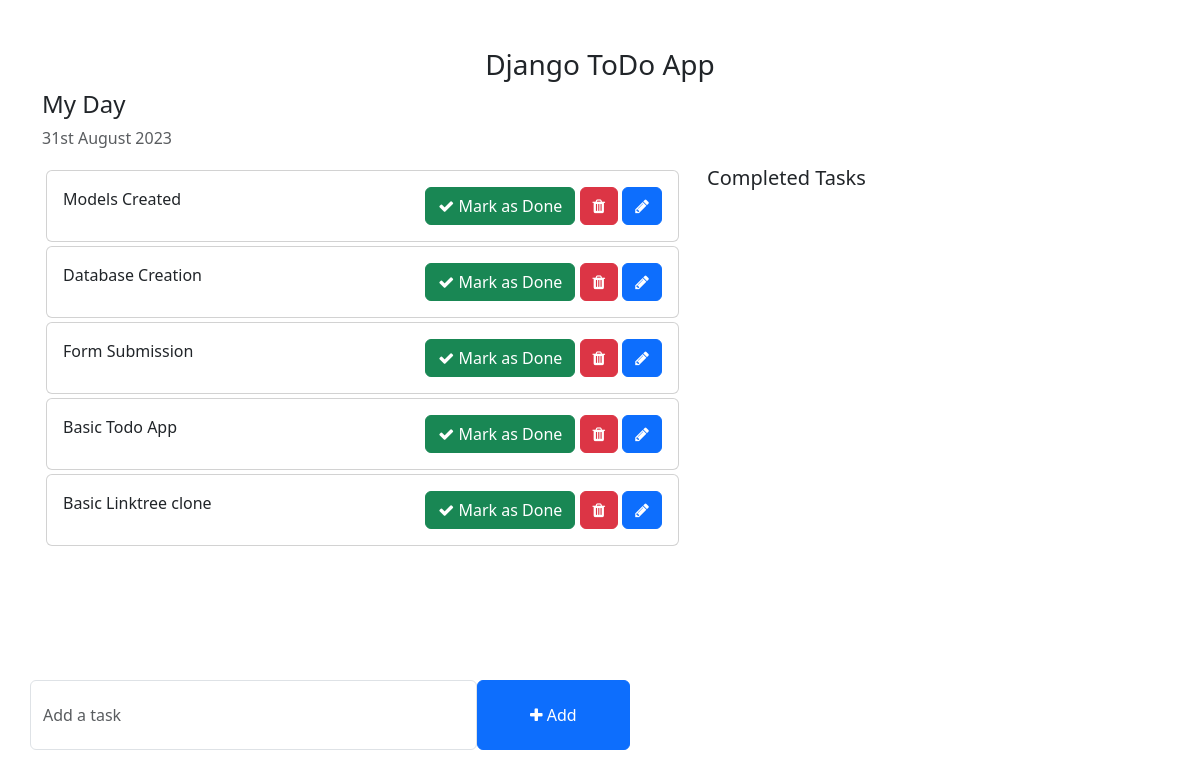
The app's page /, older data.
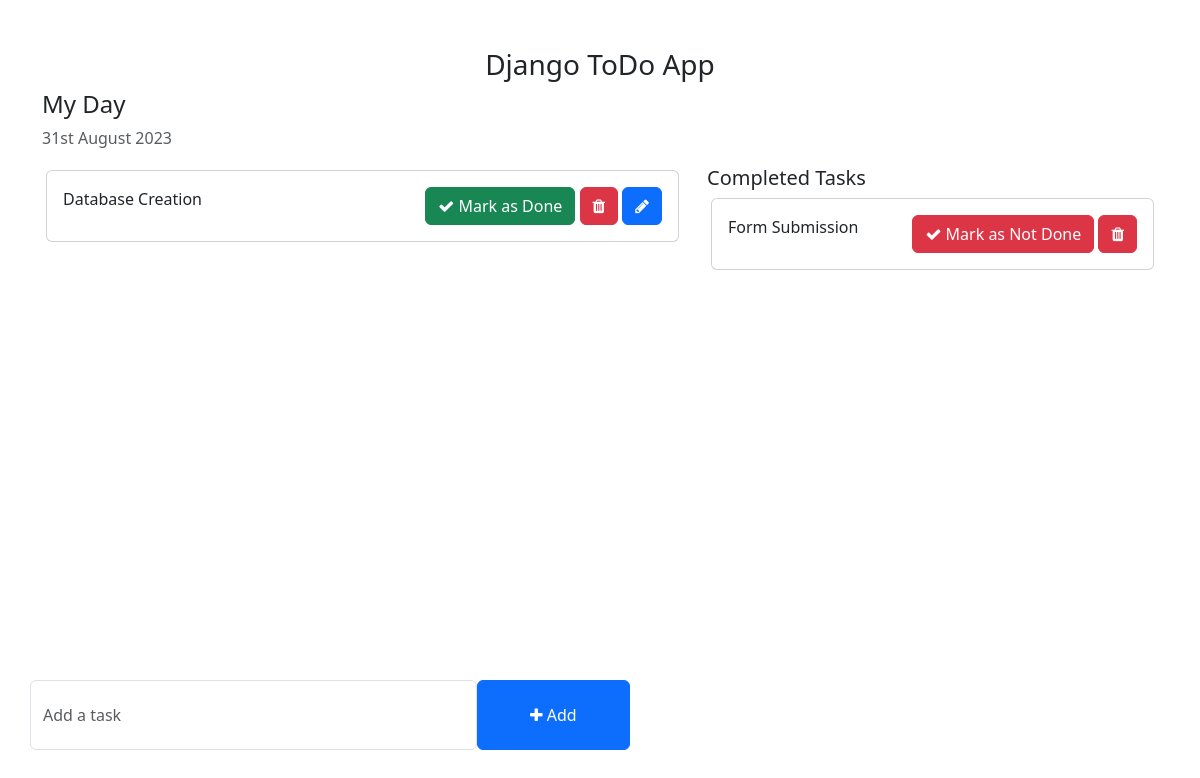
The same page, newer data.
### Task/models.py (models this page shows, shortened)
class Task(models.Model):
    Task=models.CharField(max_length=250)
    Is_Completed=models.BooleanField(default=False)
    Created_Date=models.DateField(auto_now_add=True)
    Modified_Date=models.DateField(auto_now=True)

### Todo/views.py (the view)
# urls.py: 2. Add a URL to urlpatterns:  path('', views.home, name='home')
def home(request):
    tasks=Task.objects.filter(Is_Completed=False).order_by('-Modified_Date')
    completed_tasks=Task.objects.filter(Is_Completed=True).order_by('-Modified_Date')
    context={
        'tasks':tasks,
        'completed_tasks':completed_tasks,
    }
    return render(request,'home.html',context=context)

### templates/home.html (shortened to what this page needs)
<!DOCTYPE html>
<html lang="en">
<head>
    <link href="https://cdn.jsdelivr.net/npm/bootstrap@5.3.0-alpha1/dist/css/bootstrap.min.css" rel="stylesheet">
    <link rel="stylesheet" href="https://cdnjs.cloudflare.com/ajax/libs/font-awesome/4.7.0/css/font-awesome.min.css">
</head>
<body>
    <div class="container">
        <h3 class="pt-5 text-center">Django ToDo App</h3>
        <div class="row">
            <h4>My Day</h4>
            <p class="text-muted">{% now "jS F Y" %}</p>
            <div class="col-md-7 col-lg-7" style="height: 450px; overflow: scroll;">
                {% for task in tasks%}
                <div class="card m-1">
                    <div class="card-body">
                        {{task.Task}}
                        <span style="position: relative; float: right;">
                            <a class="btn btn-success" href="{% url 'completedTask' task.id %}"><i class="fa fa-check"></i> Mark as Done</a>
                            <a class="btn btn-danger" href="{% url 'deleteTask' task.id %}"><i class="fa fa-trash"></i></a>
                            <a class="btn btn-primary" href="{% url 'editTask' task.id %}"><i class="fa fa-pencil"></i></a>
                        </span>
                    </div>
                </div>
                {% endfor %}
            </div>
            <div class="col-md-5 col-lg-5">
                <h5>Completed Tasks</h5>
                {% for task in completed_tasks %}
                <div class="card m-1">
                    <div class="card-body">
                        {{task.Task}}
                        <span style="position: relative; float: right;">
                            <a class="btn btn-danger" href="{% url 'notcompletedTask' task.id %}"><i class="fa fa-check"></i> Mark as Not Done</a>
                            <a class="btn btn-danger" href="{% url 'deleteTask' task.id %}"><i class="fa fa-trash"></i></a>
                        </span>
                    </div>
                </div>
                {% endfor %}
            </div>
        </div>
        <div class="row">
            <div class="col-md-6 col-lg-6 p-0" style="position: absolute; bottom: 50px;">
                <form action="{% url 'addTask' %}" method="POST" onsubmit="return validateForm()">
                    <div class="form-group">
                        <span style="display: flex;">
                            <input type="text" id="taskInput" name="task" class="form-control" placeholder="Add a task">
                            <button type="submit" class="btn btn-primary" style="width: 200px;"><i class="fa fa-plus"></i> Add</button>
                        </span>
                    </div>
                </form>
            </div>
        </div>
    </div>
</body>
</html>

### templates/home.html (style rules this page uses)
.form-control { padding: 1.375rem .75rem !important; }

Row changes from the older to the newer data that the page shows:
removed Task: Task "Models Created", shown under "My Day"
removed Task: Task "Basic Todo App", shown under "My Day"
removed Task: Task "Basic Linktree clone", shown under "My Day"
changed Task "Form Submission": moves from the list under "My Day" to the list under "Completed Tasks"
